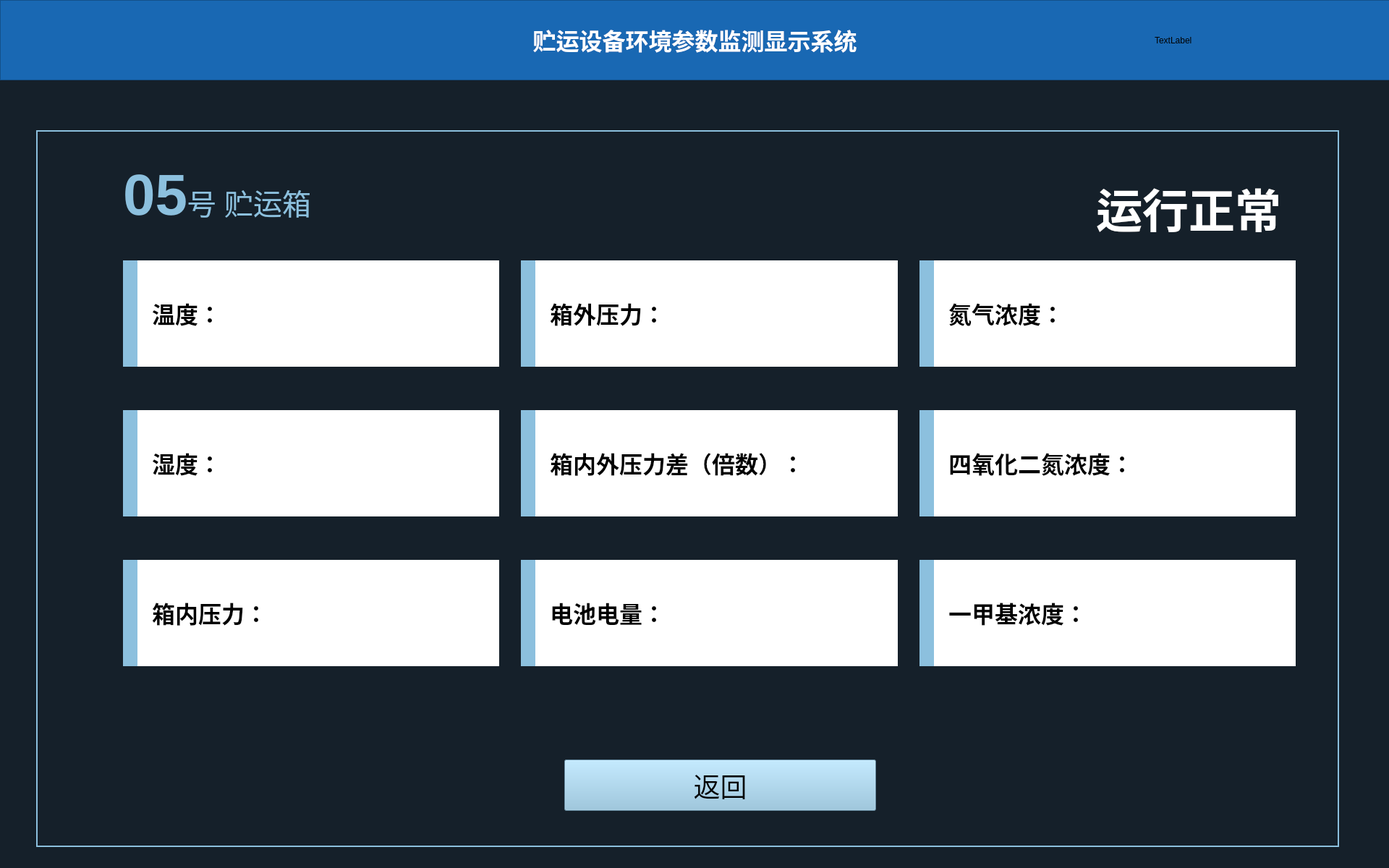
<?xml version="1.0" encoding="UTF-8"?>
<ui version="4.0">
 <class>Box1_Window</class>
 <widget class="QMainWindow" name="Box1_Window">
  <property name="geometry">
   <rect>
    <x>0</x>
    <y>0</y>
    <width>1920</width>
    <height>1200</height>
   </rect>
  </property>
  <property name="windowTitle">
   <string>MainWindow</string>
  </property>
  <property name="styleSheet">
   <string notr="true">background-color: rgb(21, 32, 42);</string>
  </property>
  <widget class="QWidget" name="centralwidget">
   <widget class="QFrame" name="frame">
    <property name="geometry">
     <rect>
      <x>0</x>
      <y>0</y>
      <width>1921</width>
      <height>111</height>
     </rect>
    </property>
    <property name="styleSheet">
     <string notr="true">background-color: rgb(25, 104, 179);</string>
    </property>
    <property name="frameShape">
     <enum>QFrame::StyledPanel</enum>
    </property>
    <property name="frameShadow">
     <enum>QFrame::Raised</enum>
    </property>
    <layout class="QHBoxLayout" name="horizontalLayout" stretch="1,4,1">
     <item>
      <widget class="QLabel" name="label">
       <property name="styleSheet">
        <string notr="true">image: url(:/jpg/images/logo.png);</string>
       </property>
       <property name="text">
        <string/>
       </property>
      </widget>
     </item>
     <item>
      <widget class="QLabel" name="label_2">
       <property name="font">
        <font>
         <family>黑体</family>
        </font>
       </property>
       <property name="styleSheet">
        <string notr="true"/>
       </property>
       <property name="text">
        <string>&lt;html&gt;&lt;head/&gt;&lt;body&gt;&lt;p&gt;&lt;span style=&quot; font-size:24pt; font-weight:600; color:#ffffff;&quot;&gt;贮运设备环境参数监测显示系统&lt;/span&gt;&lt;/p&gt;&lt;/body&gt;&lt;/html&gt;</string>
       </property>
       <property name="scaledContents">
        <bool>false</bool>
       </property>
       <property name="alignment">
        <set>Qt::AlignCenter</set>
       </property>
      </widget>
     </item>
     <item>
      <widget class="QLabel" name="label_3">
       <property name="text">
        <string>TextLabel</string>
       </property>
      </widget>
     </item>
    </layout>
   </widget>
   <widget class="QFrame" name="frame_2">
    <property name="geometry">
     <rect>
      <x>50</x>
      <y>180</y>
      <width>1801</width>
      <height>991</height>
     </rect>
    </property>
    <property name="styleSheet">
     <string notr="true">color: rgb(140, 192, 222);</string>
    </property>
    <property name="frameShape">
     <enum>QFrame::Panel</enum>
    </property>
    <property name="frameShadow">
     <enum>QFrame::Plain</enum>
    </property>
    <property name="lineWidth">
     <number>2</number>
    </property>
    <property name="midLineWidth">
     <number>0</number>
    </property>
    <widget class="QLabel" name="label_4">
     <property name="geometry">
      <rect>
       <x>120</x>
       <y>40</y>
       <width>301</width>
       <height>101</height>
      </rect>
     </property>
     <property name="text">
      <string>&lt;html&gt;&lt;head/&gt;&lt;body&gt;&lt;p&gt;&lt;span style=&quot; font-size:60pt; font-weight:792;&quot;&gt;05&lt;/span&gt;&lt;span style=&quot; font-size:30pt; font-weight:96;&quot;&gt;号 贮运箱&lt;/span&gt;&lt;/p&gt;&lt;/body&gt;&lt;/html&gt;</string>
     </property>
    </widget>
    <widget class="QWidget" name="gridLayoutWidget">
     <property name="geometry">
      <rect>
       <x>120</x>
       <y>180</y>
       <width>1621</width>
       <height>561</height>
      </rect>
     </property>
     <layout class="QGridLayout" name="gridLayout">
      <property name="horizontalSpacing">
       <number>30</number>
      </property>
      <property name="verticalSpacing">
       <number>60</number>
      </property>
      <item row="0" column="1">
       <widget class="QLabel" name="label_6">
        <property name="styleSheet">
         <string notr="true">*{background-color: rgb(255, 255, 255);
border-left: 20px solid rgb(140, 192, 222);
color: rgb(0, 0, 0);}</string>
        </property>
        <property name="text">
         <string>&lt;html&gt;&lt;head/&gt;&lt;body&gt;&lt;p&gt;&lt;span style=&quot; font-size:24pt; font-weight:600;&quot;&gt;箱外压力：&lt;/span&gt;&lt;/p&gt;&lt;/body&gt;&lt;/html&gt;</string>
        </property>
        <property name="indent">
         <number>40</number>
        </property>
       </widget>
      </item>
      <item row="2" column="0">
       <widget class="QLabel" name="label_11">
        <property name="styleSheet">
         <string notr="true">color: rgb(0, 0, 0);
background-color: rgb(255, 255, 255);
border-left: 20px solid rgb(140, 192, 222);</string>
        </property>
        <property name="text">
         <string>&lt;html&gt;&lt;head/&gt;&lt;body&gt;&lt;p&gt;&lt;span style=&quot; font-size:24pt; font-weight:600;&quot;&gt;箱内压力：&lt;/span&gt;&lt;/p&gt;&lt;/body&gt;&lt;/html&gt;</string>
        </property>
        <property name="indent">
         <number>40</number>
        </property>
       </widget>
      </item>
      <item row="0" column="2">
       <widget class="QLabel" name="label_7">
        <property name="styleSheet">
         <string notr="true">color: rgb(0, 0, 0);
background-color: rgb(255, 255, 255);
border-left: 20px solid rgb(140, 192, 222);</string>
        </property>
        <property name="text">
         <string>&lt;html&gt;&lt;head/&gt;&lt;body&gt;&lt;p&gt;&lt;span style=&quot; font-size:24pt; font-weight:600;&quot;&gt;氮气浓度：&lt;/span&gt;&lt;/p&gt;&lt;/body&gt;&lt;/html&gt;</string>
        </property>
        <property name="indent">
         <number>40</number>
        </property>
       </widget>
      </item>
      <item row="2" column="1">
       <widget class="QLabel" name="label_12">
        <property name="enabled">
         <bool>true</bool>
        </property>
        <property name="layoutDirection">
         <enum>Qt::LeftToRight</enum>
        </property>
        <property name="autoFillBackground">
         <bool>false</bool>
        </property>
        <property name="styleSheet">
         <string notr="true">color: rgb(0, 0, 0);
background-color: rgb(255, 255, 255);
border-left: 20px solid rgb(140, 192, 222);</string>
        </property>
        <property name="frameShape">
         <enum>QFrame::NoFrame</enum>
        </property>
        <property name="frameShadow">
         <enum>QFrame::Plain</enum>
        </property>
        <property name="lineWidth">
         <number>1</number>
        </property>
        <property name="text">
         <string>&lt;html&gt;&lt;head/&gt;&lt;body&gt;&lt;p&gt;&lt;span style=&quot; font-size:24pt; font-weight:600;&quot;&gt;电池电量：&lt;/span&gt;&lt;/p&gt;&lt;/body&gt;&lt;/html&gt;</string>
        </property>
        <property name="scaledContents">
         <bool>false</bool>
        </property>
        <property name="indent">
         <number>40</number>
        </property>
       </widget>
      </item>
      <item row="1" column="1">
       <widget class="QLabel" name="label_9">
        <property name="styleSheet">
         <string notr="true">color: rgb(0, 0, 0);
background-color: rgb(255, 255, 255);
border-left: 20px solid rgb(140, 192, 222);</string>
        </property>
        <property name="text">
         <string>&lt;html&gt;&lt;head/&gt;&lt;body&gt;&lt;p&gt;&lt;span style=&quot; font-size:24pt; font-weight:600;&quot;&gt;箱内外压力差（倍数）：&lt;/span&gt;&lt;/p&gt;&lt;/body&gt;&lt;/html&gt;</string>
        </property>
        <property name="indent">
         <number>40</number>
        </property>
       </widget>
      </item>
      <item row="1" column="0">
       <widget class="QLabel" name="label_8">
        <property name="styleSheet">
         <string notr="true">*{background-color: rgb(255, 255, 255);
border-left: 20px solid rgb(140, 192, 222);
color: rgb(0, 0, 0);}</string>
        </property>
        <property name="text">
         <string>&lt;html&gt;&lt;head/&gt;&lt;body&gt;&lt;p&gt;&lt;span style=&quot; font-size:24pt; font-weight:600;&quot;&gt;湿度：&lt;/span&gt;&lt;/p&gt;&lt;/body&gt;&lt;/html&gt;</string>
        </property>
        <property name="indent">
         <number>40</number>
        </property>
       </widget>
      </item>
      <item row="1" column="2">
       <widget class="QLabel" name="label_10">
        <property name="styleSheet">
         <string notr="true">color: rgb(0, 0, 0);
background-color: rgb(255, 255, 255);
border-left: 20px solid rgb(140, 192, 222);</string>
        </property>
        <property name="text">
         <string>&lt;html&gt;&lt;head/&gt;&lt;body&gt;&lt;p&gt;&lt;span style=&quot; font-size:24pt; font-weight:600;&quot;&gt;四氧化二氮浓度：&lt;/span&gt;&lt;/p&gt;&lt;/body&gt;&lt;/html&gt;</string>
        </property>
        <property name="indent">
         <number>40</number>
        </property>
       </widget>
      </item>
      <item row="2" column="2">
       <widget class="QLabel" name="label_13">
        <property name="styleSheet">
         <string notr="true">color: rgb(0, 0, 0);
background-color: rgb(255, 255, 255);
border-left: 20px solid rgb(140, 192, 222);</string>
        </property>
        <property name="text">
         <string>&lt;html&gt;&lt;head/&gt;&lt;body&gt;&lt;p&gt;&lt;span style=&quot; font-size:24pt; font-weight:600;&quot;&gt;一甲基浓度：&lt;/span&gt;&lt;/p&gt;&lt;/body&gt;&lt;/html&gt;</string>
        </property>
        <property name="indent">
         <number>40</number>
        </property>
       </widget>
      </item>
      <item row="0" column="0">
       <widget class="QLabel" name="label_5">
        <property name="baseSize">
         <size>
          <width>0</width>
          <height>0</height>
         </size>
        </property>
        <property name="styleSheet">
         <string notr="true">*{background-color: rgb(255, 255, 255);
border-left: 20px solid rgb(140, 192, 222);
color: rgb(0, 0, 0);}</string>
        </property>
        <property name="frameShape">
         <enum>QFrame::NoFrame</enum>
        </property>
        <property name="frameShadow">
         <enum>QFrame::Plain</enum>
        </property>
        <property name="lineWidth">
         <number>1</number>
        </property>
        <property name="midLineWidth">
         <number>0</number>
        </property>
        <property name="text">
         <string>&lt;html&gt;&lt;head/&gt;&lt;body&gt;&lt;p&gt;&lt;span style=&quot; font-size:24pt; font-weight:600;&quot;&gt;温度：&lt;/span&gt;&lt;/p&gt;&lt;/body&gt;&lt;/html&gt;</string>
        </property>
        <property name="margin">
         <number>0</number>
        </property>
        <property name="indent">
         <number>40</number>
        </property>
       </widget>
      </item>
     </layout>
    </widget>
    <widget class="QPushButton" name="pushButton">
     <property name="geometry">
      <rect>
       <x>730</x>
       <y>870</y>
       <width>431</width>
       <height>71</height>
      </rect>
     </property>
     <property name="font">
      <font>
       <family>Agency FB</family>
       <pointsize>28</pointsize>
       <weight>50</weight>
       <bold>false</bold>
      </font>
     </property>
     <property name="styleSheet">
      <string notr="true">background-color: rgb(140, 192, 222);
color: rgb(0, 0, 0);</string>
     </property>
     <property name="text">
      <string>返回</string>
     </property>
    </widget>
    <widget class="QLabel" name="label_14">
     <property name="geometry">
      <rect>
       <x>1450</x>
       <y>60</y>
       <width>271</width>
       <height>81</height>
      </rect>
     </property>
     <property name="text">
      <string>&lt;html&gt;&lt;head/&gt;&lt;body&gt;&lt;p&gt;&lt;span style=&quot; font-size:48pt; font-weight:600; color:#ffffff;&quot;&gt;运行正常&lt;/span&gt;&lt;/p&gt;&lt;/body&gt;&lt;/html&gt;</string>
     </property>
     <property name="alignment">
      <set>Qt::AlignRight|Qt::AlignTrailing|Qt::AlignVCenter</set>
     </property>
    </widget>
   </widget>
  </widget>
 </widget>
 <resources>
  <include location="../images_box.qrc"/>
 </resources>
 <connections/>
</ui>
